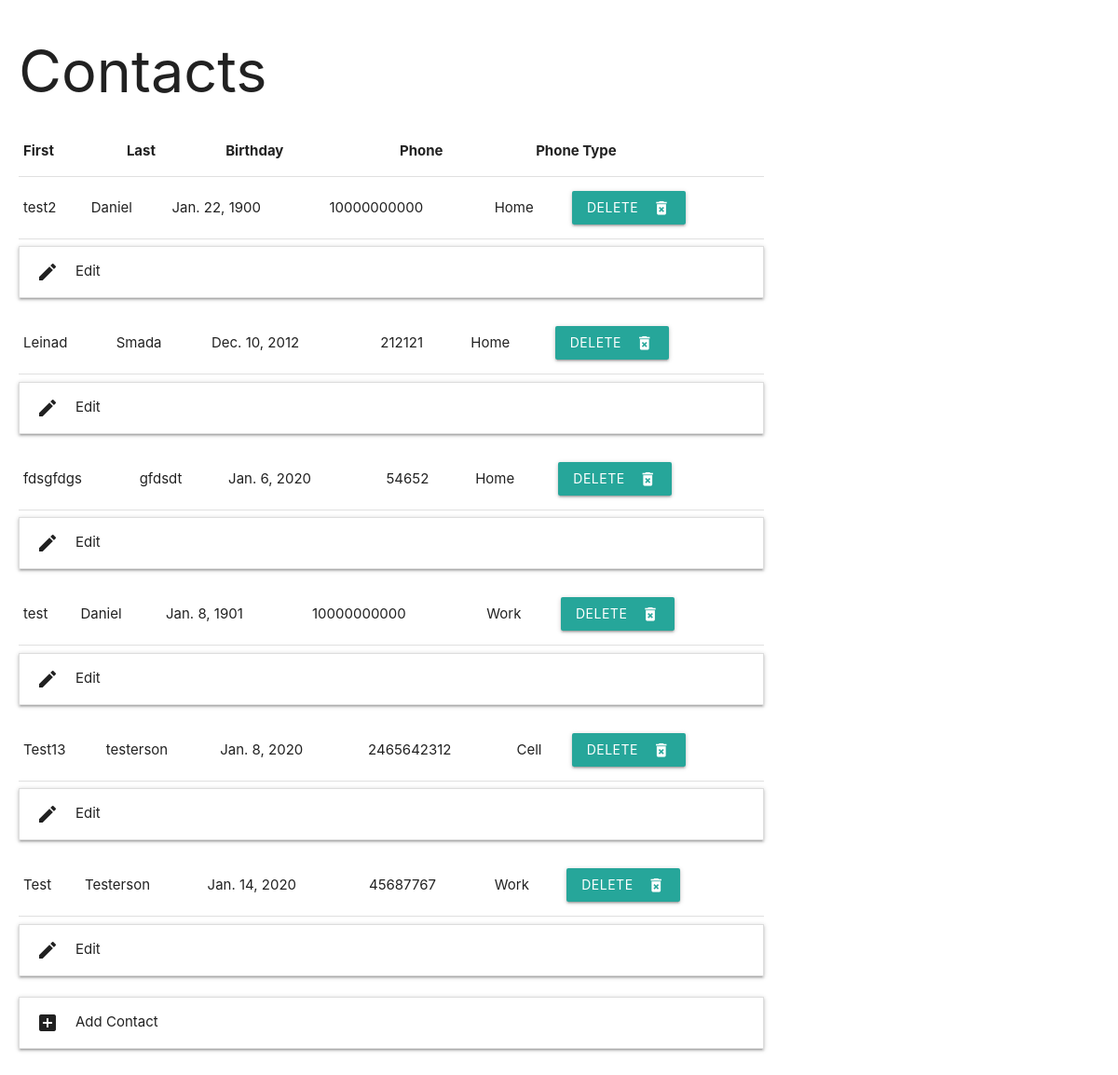
/contacts/, run on the app's committed database.
### contactslab/models.py (models this page shows, shortened)
class ContactInfo(models.Model):
    first_name = models.CharField(max_length=20)
    last_name = models.CharField(max_length=20)
    birthday = models.DateField()
    phone_number = models.CharField(max_length=11)
    phone_type = models.ForeignKey(PhoneType, on_delete=models.PROTECT)

class PhoneType(models.Model):
    phone_type = models.CharField(max_length=20)
    def __str__(self):
        return self.phone_type

### contactslab/views.py (the view)
# urls.py: path('', views.index, name='index'),
def index(request):
    contacts = ContactInfo.objects.all()
    phone_types = PhoneType.objects.all()
    context = {
        'contacts' : contacts,
        'phone_types' : phone_types,
    }
    return render(request, 'contactslab/index.html', context)

### contactslab/templates/contactslab/index.html (shortened to what this page needs)
<!DOCTYPE html>
<html lang="en" dir="ltr">
  <head>
    <link rel="stylesheet" href="https://cdnjs.cloudflare.com/ajax/libs/materialize/1.0.0/css/materialize.min.css">
  </head>
  <body>
    <div class="bigoldiv">
    <div>
      <h1>Contacts</h1>
    </div>
    <div class="contacts">
      <table>
        <thead>
          <tr>
              <th>First</th>
              <th>Last</th>
              <th>Birthday</th>
              <th>Phone</th>
              <th>Phone Type</th>
          </tr>
        </thead>
      </table>
          {% for contact in contacts %}
          <table>
          <tbody>
          <tr>
            <td>{{contact.first_name}}</td>
            <td>{{contact.last_name}}</td>
            <td>{{contact.birthday}}</td>
            <td>{{contact.phone_number}}</td>
            <td>{{contact.phone_type}}</td>
            <td><a href="{% url 'contactslab:delete' contact.id %}">
            <button  class="btn waves-effect waves-light" type="submit" name="action">delete
              <i class="material-icons right">delete_forever</i>
            </button></a></td>
          </tr>
        </tbody>
      </table>
        <ul class="collapsible">
          <li>
            <div class="collapsible-header"><i class="material-icons">edit</i>Edit</div>
          </li></ul>
          {% endfor %}
  </div>
  <div class="form">
    <ul class="collapsible">
      <li>
        <div class="collapsible-header"><i class="material-icons">add_box</i>Add Contact</div>
      </li>
</div>
</div>
  </body>
</html>

### contactslab/templates/contactslab/index.html (style rules this page uses)
.bigoldiv { max-width: 800px; margin: 20px }
.contacts { display: flex; flex-direction: column; }
.form { display: flex; flex-direction: column; }

### data on the page
ContactInfo: first_name "test2", last_name "Daniel", birthday "Jan. 22, 1900", phone_number "10000000000", phone_type "Home"
ContactInfo: first_name "Leinad", last_name "Smada", birthday "Dec. 10, 2012", phone_number "212121", phone_type "Home"
ContactInfo: first_name "fdsgfdgs", last_name "gfdsdt", birthday "Jan. 6, 2020", phone_number "54652", phone_type "Home"
ContactInfo: first_name "test", last_name "Daniel", birthday "Jan. 8, 1901", phone_number "10000000000", phone_type "Work"
ContactInfo: first_name "Test13", last_name "testerson", birthday "Jan. 8, 2020", phone_number "2465642312", phone_type "Cell"
ContactInfo: first_name "Test", last_name "Testerson", birthday "Jan. 14, 2020", phone_number "45687767", phone_type "Work"
